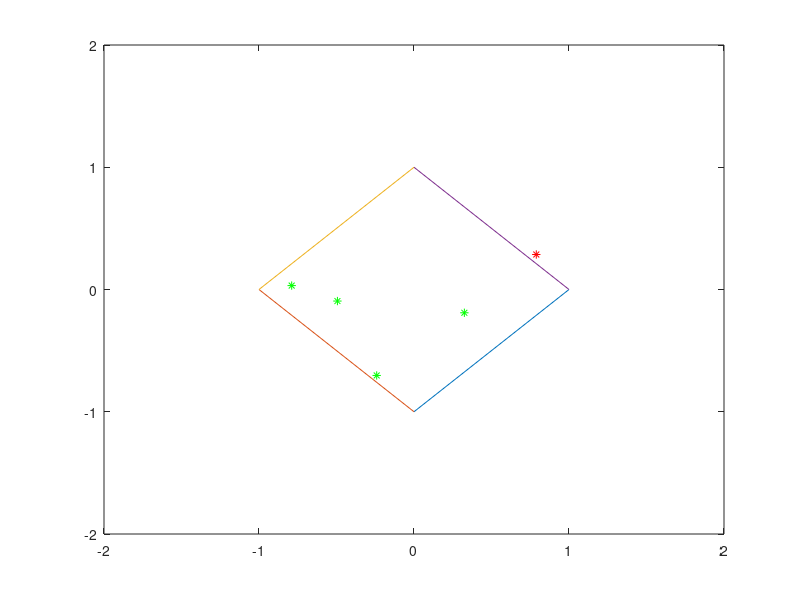

Write MATLAB code to recreate this figure.
%x = [0 -1 0 1 0]; y = [-1 0 1 0 -1]; plot(x,y,'r', 'LineWidth',3);

%x = [-1 0 1 0 -1]; y = [0 1 0 -1 0]; plot(x,y,'r', 'LineWidth',3);
%grid on;
%hold on;
x1=1;
y1=0;
plot([1 0],[0 -1])
hold on;
x2=0;
y2=-1;
plot([0 -1],[-1 0])
hold on;
x3=-1;
y3=0;
plot([-1 0],[0 1])
hold on;
x4=0;
y4=1;
plot([0 1],[1 0])
hold on;
axis([-2 2 -2 2]);
areaofRect = abs((x1*(y2-y3)+x2*(y3-y1)+x3*(y1-y2))/2)+abs((x1*(y4-y3)+x4*(y3-y1)+x3*(y1-y4))/2);
prompt=('trial ');
n=input(prompt);
hit=0;
for i=1:n
    x_rand=rand()*(x1-x3)+x3;
    y_rand=rand()*(y4-y2)+y2;
    
    area_of_point=abs([x_rand*(y1-y2)+x1*(y2-y_rand)+x2*(y_rand-y1)]/2)+ abs([x_rand*(y2-y3)+x2*(y3-y_rand)+x3*(y_rand-y2)]/2)+  abs([x_rand*(y3-y4)+x3*(y4-y_rand)+x4*(y_rand-y3)]/2)+  abs([x_rand*(y1-y4)+x1*(y4-y_rand)+x4*(y_rand-y1)]/2); 
    
    if(area_of_point<=areaofRect)
        hit=hit+1;
        plot(x_rand,y_rand,'g*');
        hold on;
    else
        plot(x_rand,y_rand,'r*');
        hold on;
    end
end
area_of_rect=(x1-x3)+(y2-y4);
result=(hit/n)*areaofRect;
              
               
                
